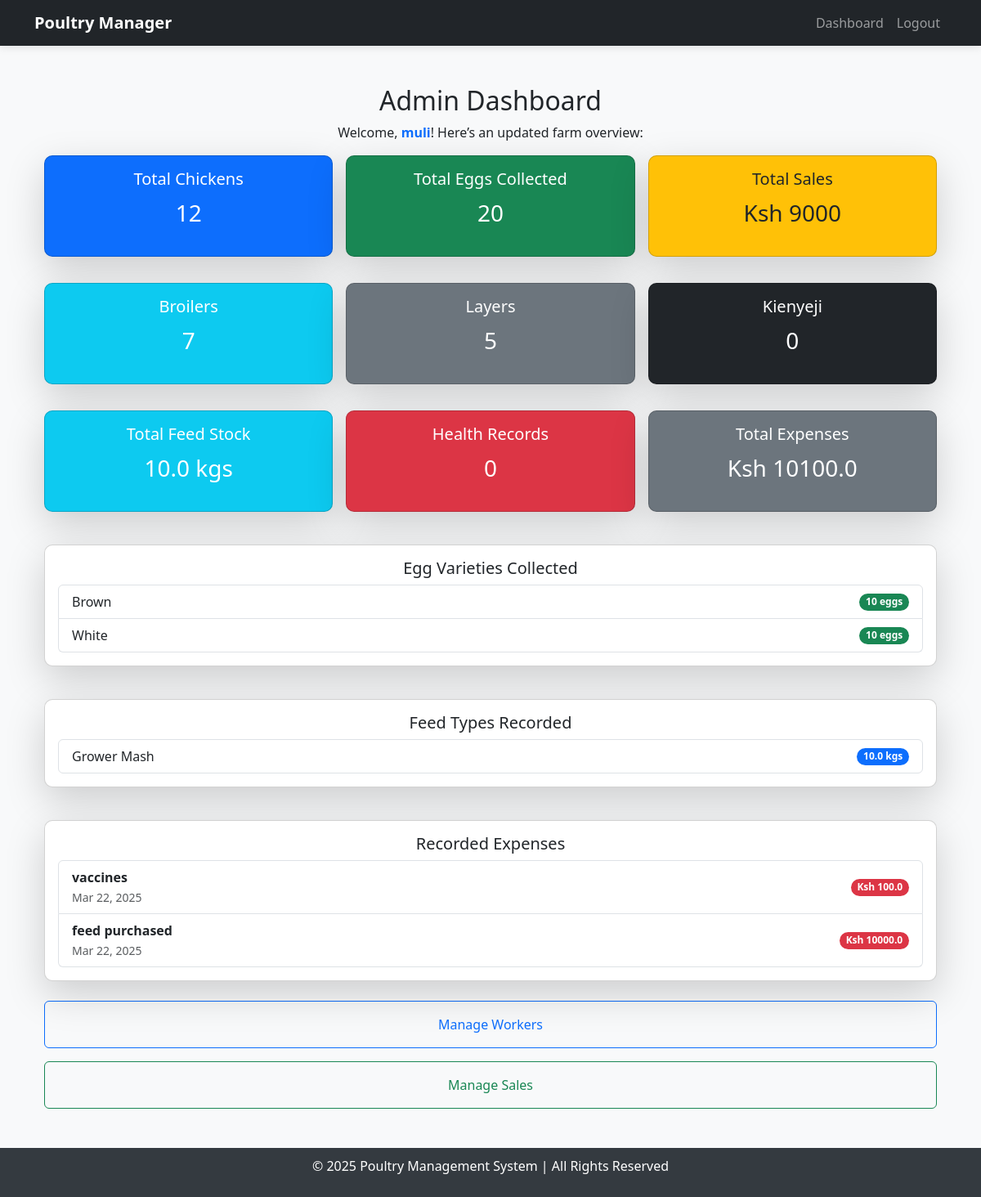
Screenshot of /admin_dashboard/ (signed in) with the database file from the repository.
### poultry/models.py (models this page shows, shortened)
class Egg(models.Model):
    VARIETY_CHOICES = [
        ('white', 'White'),
        ('brown', 'Brown'),
        ('organic', 'Organic'),
        ('free_range', 'Free Range'),
    ]
    variety = models.CharField(max_length=20, choices=VARIETY_CHOICES,null=True, blank=True)
    quantity = models.PositiveIntegerField()
    price_per_egg = models.DecimalField(max_digits=10, decimal_places=2, null=True, blank=True)
    collected_date = models.DateField(auto_now_add=True)

class Feed(models.Model):
    FEED_CHOICES = [
        ('Starter Mash', 'Starter Mash'),
        ('Grower Mash', 'Grower Mash'),
        ('Layer Mash', 'Layer Mash'),
        ('Finisher Mash', 'Finisher Mash'),
        ('Other', 'Other'),
    ]
    name = models.CharField(max_length=100, choices=FEED_CHOICES, default='Other')
    custom_name = models.CharField(max_length=255, default="")
    quantity_kg = models.FloatField()
    remaining_kg = models.FloatField(default=0)
    date_purchased = models.DateField(null=True, blank=True)

class Expense(models.Model):
    description = models.CharField(max_length=200)
    amount = models.FloatField()
    related_sale = models.ForeignKey(Sale, on_delete=models.SET_NULL, null=True, blank=True)
    date = models.DateField(auto_now_add=True)

### poultry/views.py (the view)
# urls.py: path('admin_dashboard/', admin_dashboard, name='admin_dashboard'),
@login_required
def admin_dashboard(request):
    if not request.user.is_staff:
        messages.error(request, "Access Denied: You are not authorized to view this page.")
        return redirect('dashboard')
    chickens = Chicken.objects.values('category').annotate(total=Sum('quantity'))
    egg_counts = Egg.objects.values('variety').annotate(total=Sum('quantity'))
    total_chickens = sum(chicken['total'] for chicken in chickens)
    broiler_count = next((ch['total'] for ch in chickens if ch['category'] == 'Broiler'), 0)
    layers_count = next((ch['total'] for ch in chickens if ch['category'] == 'Layer'), 0)
    kienyeji_count = next((ch['total'] for ch in chickens if ch['category'] == 'Kienyeji'), 0)
    total_sales = Sale.objects.aggregate(total=Sum(F('price') * F('quantity')))['total'] or Decimal('0.0')
    total_feeds = Feed.objects.aggregate(total_used=Sum('quantity_kg'))['total_used'] or Decimal('0.0')
    feed_types = Feed.objects.values('name').annotate(total=Sum('quantity_kg'))
    total_expenses = Expense.objects.aggregate(total=Sum("amount"))["total"] or Decimal('0.0')
    total_expenses = Decimal(str(total_expenses))
    net_profit = total_sales - total_expenses
    context = {
        'username': request.user.username,
        'total_chickens': total_chickens,
        'chicken_types': chickens,
        'egg_counts': egg_counts,
        'broiler_count': broiler_count,
        'layers_count': layers_count,
        'kienyeji_count': kienyeji_count,
        'total_eggs': Egg.objects.aggregate(total=Sum('quantity'))['total'] or 0,
        'total_sales': total_sales,
        'total_feeds': total_feeds,
        'feed_types': feed_types,
        'total_expenses': total_expenses,
        'net_profit': net_profit,
        'chickens': Chicken.objects.all(),
        'eggs': Egg.objects.all(),
        'feeds': Feed.objects.all(),
        'sales': Sale.objects.all(),
        'expenses': Expense.objects.all(),
        'health_records': HealthRecord.objects.all(),
    }
    return render(request, 'poultry/admin_dashboard.html', context)

### poultry/templates/poultry/admin_dashboard.html
{% extends 'base.html' %}
{% block content %}
<div class="container mt-4">
    <h2 class="text-center">Admin Dashboard</h2>
    <p class="text-center">
        Welcome, <strong class="text-primary">{{ request.user.username }}</strong>! Here’s an updated farm overview:
    </p>
    <div class="row row-cols-1 row-cols-md-2 row-cols-lg-3 g-3">
        <div class="col">
            <div class="card bg-primary text-white shadow-lg">
                <div class="card-body text-center">
                    <h5>Total Chickens</h5>
                    <p class="fs-3">{{ total_chickens }}</p>
                </div>
            </div>
        </div>
        <div class="col">
            <div class="card bg-success text-white shadow-lg">
                <div class="card-body text-center">
                    <h5>Total Eggs Collected</h5>
                    <p class="fs-3">{{ total_eggs }}</p>
                </div>
            </div>
        </div>
        <div class="col">
            <div class="card bg-warning text-dark shadow-lg">
                <div class="card-body text-center">
                    <h5>Total Sales</h5>
                    <p class="fs-3">Ksh {{ total_sales|default:"0" }}</p>
                </div>
            </div>
        </div>
    </div>
    <div class="row row-cols-1 row-cols-md-2 row-cols-lg-3 g-3 mt-3">
        <div class="col">
            <div class="card bg-info text-white shadow-lg">
                <div class="card-body text-center">
                    <h5>Broilers</h5>
                    <p class="fs-3">{{ broiler_count }}</p>
                </div>
            </div>
        </div>
        <div class="col">
            <div class="card bg-secondary text-white shadow-lg">
                <div class="card-body text-center">
                    <h5>Layers</h5>
                    <p class="fs-3">{{ layers_count }}</p>
                </div>
            </div>
        </div>
        <div class="col">
            <div class="card bg-dark text-white shadow-lg">
                <div class="card-body text-center">
                    <h5>Kienyeji</h5>
                    <p class="fs-3">{{ kienyeji_count }}</p>
                </div>
            </div>
        </div>
    </div>
    <div class="row row-cols-1 row-cols-md-2 row-cols-lg-3 g-3 mt-3">
        <div class="col">
            <div class="card bg-info text-white shadow-lg">
                <div class="card-body text-center">
                    <h5>Total Feed Stock</h5>
                    <p class="fs-3">{{ total_feeds }} kgs</p>
                </div>
            </div>
        </div>
        <div class="col">
            <div class="card bg-danger text-white shadow-lg">
                <div class="card-body text-center">
                    <h5>Health Records</h5>
                    <p class="fs-3">{{ health_records.count }}</p>
                </div>
            </div>
        </div>
        <div class="col">
            <div class="card bg-secondary text-white shadow-lg">
                <div class="card-body text-center">
                    <h5>Total Expenses</h5>
                    <p class="fs-3">Ksh {{ total_expenses|default:"0" }}</p>
                </div>
            </div>
        </div>
    </div>
    <div class="row g-3 mt-4">
        <div class="col-12">
            <div class="card shadow-lg">
                <div class="card-body">
                    <h5 class="text-center">Egg Varieties Collected</h5>
                    <ul class="list-group">
                        {% for egg in egg_counts %}
                            <li class="list-group-item d-flex justify-content-between align-items-center">
                                {{ egg.variety|title }}
                                <span class="badge bg-success rounded-pill">{{ egg.total }} eggs</span>
                            </li>
                        {% empty %}
                            <li class="list-group-item text-muted text-center">No egg data recorded</li>
                        {% endfor %}
                    </ul>
                </div>
            </div>
        </div>
    </div>
    <div class="row g-3 mt-4">
        <div class="col-12">
            <div class="card shadow-lg">
                <div class="card-body">
                    <h5 class="text-center">Feed Types Recorded</h5>
                    <ul class="list-group">
                        {% for feed in feed_types %}
                            <li class="list-group-item d-flex justify-content-between align-items-center">
                                {{ feed.name }}
                                <span class="badge bg-primary rounded-pill">{{ feed.total }} kgs</span>
                            </li>
                        {% empty %}
                            <li class="list-group-item text-muted text-center">No feed data recorded</li>
                        {% endfor %}
                    </ul>
                </div>
            </div>
        </div>
    </div>
    <div class="row g-3 mt-4">
        <div class="col-12">
            <div class="card shadow-lg">
                <div class="card-body">
                    <h5 class="text-center">Recorded Expenses</h5>
                    <ul class="list-group">
                        {% for expense in expenses %}
                            <li class="list-group-item d-flex justify-content-between align-items-center">
                                <div>
                                    <strong>{{ expense.description }}</strong>
                                    <br>
                                    <small class="text-muted">{{ expense.date|date:"M d, Y" }}</small>
                                </div>
                                <span class="badge bg-danger rounded-pill">Ksh {{ expense.amount }}</span>
                            </li>
                        {% empty %}
                            <li class="list-group-item text-muted text-center">No expenses recorded</li>
                        {% endfor %}
                    </ul>
                </div>
            </div>
        </div>
    </div>
    <div class="d-grid gap-3 mt-4">
        <a href="{% url 'manage_workers' %}" class="btn btn-outline-primary py-3">Manage Workers</a>
        <a href="{% url 'manage_sales' %}" class="btn btn-outline-success py-3">Manage Sales</a>
    </div>
</div>
{% endblock %}

### poultry/templates/base.html (style rules this page uses)
body { display: flex; flex-direction: column; min-height: 100vh; background-color: #f8f9fa; }
.card { border-radius: 10px; transition: transform 0.2s; }

### rows the page displays
Egg: variety "Brown", total "10"
Egg: variety "White", total "10"
Feed: name "Grower Mash", total "10.0"
Expense: description "vaccines", date "Mar 22, 2025", amount "100.0"
Expense: description "feed purchased", date "Mar 22, 2025", amount "10000.0"

### other values shown
{{ request.user.username }} "muli"
{{ total_chickens }} "12"
{{ total_eggs }} "20"
{{ total_sales|default:"0" }} "9000"
{{ broiler_count }} "7"
{{ layers_count }} "5"
{{ kienyeji_count }} "0"
{{ total_feeds }} "10.0"
{{ health_records.count }} "0"
{{ total_expenses|default:"0" }} "10100.0"
